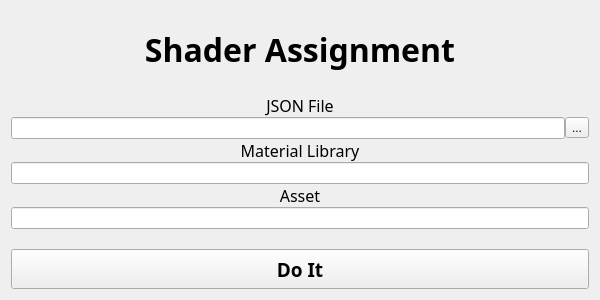
<?xml version="1.0" encoding="UTF-8"?>
<ui version="4.0">
 <class>Form</class>
 <widget class="QWidget" name="Form">
  <property name="geometry">
   <rect>
    <x>0</x>
    <y>0</y>
    <width>600</width>
    <height>300</height>
   </rect>
  </property>
  <property name="sizePolicy">
   <sizepolicy hsizetype="Fixed" vsizetype="Fixed">
    <horstretch>0</horstretch>
    <verstretch>0</verstretch>
   </sizepolicy>
  </property>
  <property name="minimumSize">
   <size>
    <width>600</width>
    <height>300</height>
   </size>
  </property>
  <property name="maximumSize">
   <size>
    <width>600</width>
    <height>300</height>
   </size>
  </property>
  <property name="windowTitle">
   <string>Form</string>
  </property>
  <layout class="QVBoxLayout" name="verticalLayout">
   <item>
    <layout class="QVBoxLayout" name="verticalLayout_2">
     <item>
      <widget class="QLabel" name="label">
       <property name="font">
        <font>
         <family>Sitka Small</family>
         <pointsize>24</pointsize>
         <weight>75</weight>
         <bold>true</bold>
        </font>
       </property>
       <property name="text">
        <string>Shader Assignment</string>
       </property>
       <property name="alignment">
        <set>Qt::AlignCenter</set>
       </property>
      </widget>
     </item>
     <item>
      <layout class="QVBoxLayout" name="verticalLayout_4">
       <property name="spacing">
        <number>0</number>
       </property>
       <property name="bottomMargin">
        <number>0</number>
       </property>
       <item>
        <widget class="QLabel" name="label_2">
         <property name="font">
          <font>
           <family>Sitka Small</family>
           <pointsize>12</pointsize>
          </font>
         </property>
         <property name="text">
          <string>JSON File</string>
         </property>
         <property name="alignment">
          <set>Qt::AlignCenter</set>
         </property>
        </widget>
       </item>
       <item>
        <layout class="QHBoxLayout" name="horizontalLayout">
         <item>
          <widget class="QLineEdit" name="lineEdit_file_path"/>
         </item>
         <item>
          <widget class="QToolButton" name="toolButton_file_path">
           <property name="text">
            <string>...</string>
           </property>
          </widget>
         </item>
        </layout>
       </item>
       <item>
        <widget class="QLabel" name="label_3">
         <property name="font">
          <font>
           <family>Sitka Small</family>
           <pointsize>12</pointsize>
          </font>
         </property>
         <property name="text">
          <string>Material Library</string>
         </property>
         <property name="alignment">
          <set>Qt::AlignCenter</set>
         </property>
        </widget>
       </item>
       <item>
        <widget class="QLineEdit" name="lineEdit_matlib"/>
       </item>
       <item>
        <widget class="QLabel" name="label_4">
         <property name="font">
          <font>
           <family>Sitka Small</family>
           <pointsize>12</pointsize>
          </font>
         </property>
         <property name="text">
          <string>Asset</string>
         </property>
         <property name="alignment">
          <set>Qt::AlignCenter</set>
         </property>
        </widget>
       </item>
       <item>
        <widget class="QLineEdit" name="lineEdit_asset"/>
       </item>
       <item>
        <spacer name="verticalSpacer">
         <property name="orientation">
          <enum>Qt::Vertical</enum>
         </property>
         <property name="sizeType">
          <enum>QSizePolicy::Fixed</enum>
         </property>
         <property name="sizeHint" stdset="0">
          <size>
           <width>1</width>
           <height>20</height>
          </size>
         </property>
        </spacer>
       </item>
       <item>
        <widget class="QPushButton" name="pushButton_run">
         <property name="sizePolicy">
          <sizepolicy hsizetype="Expanding" vsizetype="Fixed">
           <horstretch>0</horstretch>
           <verstretch>0</verstretch>
          </sizepolicy>
         </property>
         <property name="minimumSize">
          <size>
           <width>0</width>
           <height>40</height>
          </size>
         </property>
         <property name="baseSize">
          <size>
           <width>0</width>
           <height>0</height>
          </size>
         </property>
         <property name="font">
          <font>
           <family>Sitka Small</family>
           <pointsize>14</pointsize>
           <weight>75</weight>
           <bold>true</bold>
          </font>
         </property>
         <property name="text">
          <string>Do It</string>
         </property>
        </widget>
       </item>
      </layout>
     </item>
    </layout>
   </item>
  </layout>
 </widget>
 <resources/>
 <connections/>
</ui>
